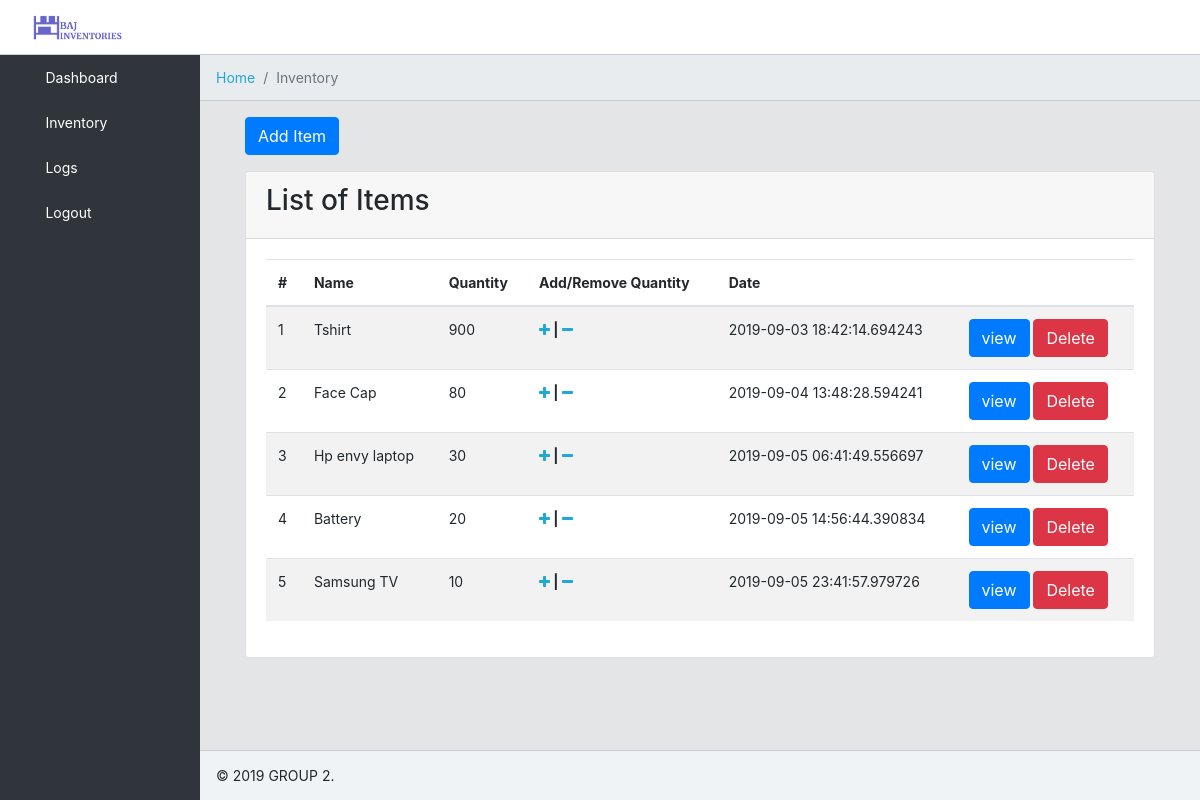
Before: /inventory (signed in) with the older database file.
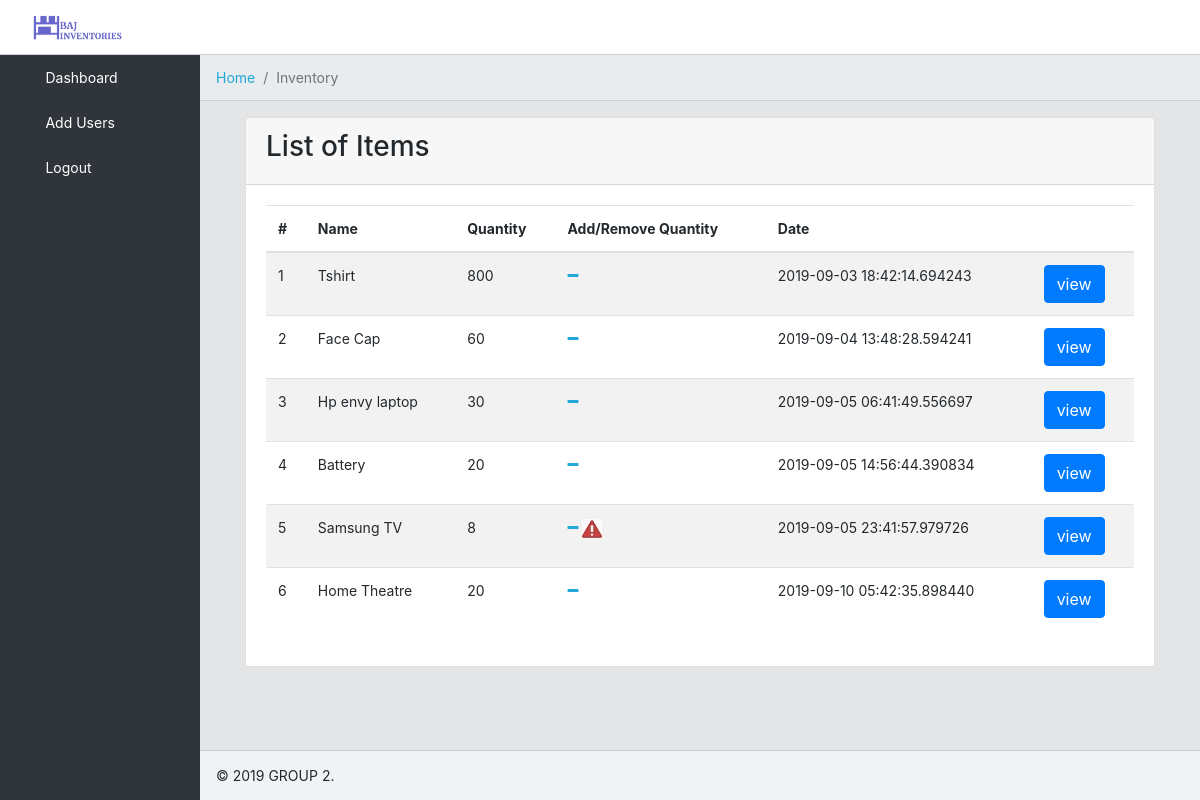
After: the same page with the newer database file.
### tables this page shows
CREATE TABLE "items" (
	"id"	INTEGER NOT NULL PRIMARY KEY AUTOINCREMENT UNIQUE,
	"name"	TEXT NOT NULL UNIQUE,
	"quantity"	INTEGER NOT NULL,
	"thumbnail"	TEXT NOT NULL,
	"date"	TEXT NOT NULL,
	"user_id"	INTEGER NOT NULL
, price REAL);

### application.py (the view)
@app.route("/inventory", methods=["GET", "POST"])
@login_required
def inventory():
    if request.method == "POST":
        itemName = request.form.get('name')
        quantity = request.form.get('quantity')
        thumbnail = request.form.get('thumbnail')
        price = request.form.get('price')
        user_id = session["user_id"]
        date = str(datetime.now())
        sql = "INSERT INTO items (name, quantity, thumbnail, date, user_id, price) VALUES ('%s', %s, '%s', '%s', %s, %s)" % (
            itemName, quantity, thumbnail, date, user_id, price)
        row = db.execute(sql)
        print(row)
        if row:
            message = "Item Created with %s stocks" % (quantity)
            item_log(message, row)
            return redirect("/inventory")
        else:
            return redirect("/")
    else:
        sql = "SELECT * FROM items"
        items = db.execute(sql)
        print(items)
        return render_template("inventory.html", items=items)

### application.py (called while the page is built)
@app.after_request
def after_request(response):
    response.headers["Cache-Control"] = "no-cache, no-store, must-revalidate"
    response.headers["Expires"] = 0
    response.headers["Pragma"] = "no-cache"
    return response

### helper.py (called while the page is built)
def login_required(f):
    @wraps(f)
    def decorated_function(*args, **kwargs):
        if session.get("user_id") is None:
            return redirect("/")
        return f(*args, **kwargs)
    return decorated_function

### templates/inventory.html (shortened to what this page needs)
{% extends "layout.html" %}
{% block breadcrumb %}
<li class="breadcrumb-item">
    <a href="/">Home</a>
  </li>
  <li class="breadcrumb-item active">Inventory</li>
{% endblock %}
{% block main %}
<div class="container-fluid">
  {% if session['role'] == 'storeKeeper' %}
    <div class="row">
        <button type="button" class="btn btn-primary" data-toggle="modal" data-target="#exampleModalLong">
            Add Item
        </button>
    </div>
    {% endif %}
    <div class="row d-flex justify-content-center h-100">
        <div class="card">
            <div class="card-header">
               <h3>List of Items</h3>
            </div>
            <div class="card-body">
                <div class="table-responsive-md">
                    <table class="table table-striped">
                            <thead>
                                <tr>
                                    <th scope="col">#</th>
                                    <th scope="col">Name</th>
                                    <th scope="col">Quantity</th>
                                    <th scope="col">Add/Remove Quantity</th>
                                    <th scope="col">Date</th>
                                    <th scope="col"></th>
                                </tr>
                            </thead>
                            <tbody>
                                    {% for e in items %}
                                    <tr>
                                        <td>{{(items.index(e) + 1)}} </td>
                                        <td>{{e['name']}} </td>
                                        <td>{{e['quantity']}} </td>
                                        <td>{% if session['role'] == 'storeKeeper' %}<strong><a href='#' name='{{e["id"]}}' class='plus' id='{{e["quantity"]}}'><i class="fa fa-plus" aria-hidden="true"></i></a> |  {% endif %}<a href='#' name='{{e["id"]}}' class='minus' id='{{e["quantity"]}}'><i class="fa fa-minus" aria-hidden="true"></i></a> </strong> {% if e["quantity"] < 10 %} <span><img src="/static/caution.jpg" /></span> {% endif %}</td>
                                        <td>{{e['date']}} </td>
                                        <td><a href='view?id={{e["id"]}}' class='btn btn-xs btn-primary'>view</a> {% if session['role'] == 'storeKeeper' %}<a href='#' class='btn btn-xs btn-danger remove_item' name='{{e["id"]}}'>Delete</a> {% endif %}</td>
                                    </tr>
                                    {% endfor %}
                            </tbody>
                    </table>
                </div>
            </div>
        </div>
    </div>
</div>
{% endblock %}

Changed rows visible on the page:
changed items "Tshirt": quantity "900" → "800"; no longer shows "| Delete"
changed items "Face Cap": quantity "80" → "60"; no longer shows "| Delete"
shown differently, row unchanged: items "Hp envy laptop": no longer shows "| Delete"
shown differently, row unchanged: items "Battery": no longer shows "| Delete"
changed items "Samsung TV": quantity "10" → "8"; quantity: picture added; no longer shows "| Delete"
added items: value "6", name "Home Theatre", quantity "20", date "2019-09-10 05:42:35.898440"
Other visible differences:
text no longer shown: "Inventory Logs Add Item"
text now shown: "Add Users"
